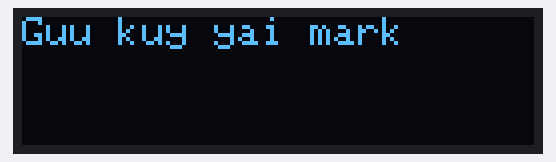
The sketch below on a simulated Arduino Uno, built with avr-gcc and run on an emulated ATmega328P. Parts: 128×32 one-colour display.

Above: at 0.1 s.

The sketch:

Math.Programing.ino
```cpp
#include <Adafruit_GFX.h>
#include <Adafruit_SSD1306.h>
#include <SPI.h>
#include <Wire.h>

Adafruit_SSD1306 oled = Adafruit_SSD1306(128, 32, &Wire);    //ประกาศสร้าง oject ที่ใช้ลองรับชื่อของอุปกรณ์

String var1[] = {"A","B","C","D","E","F","G","H","I","J","K","L","M","N","O","P","Q","R","S","T","U","V","W","X","Y","Z"};   //ประกาศอาเรย์ตัวหนังสืออยู่ตรงนี้

void setup()
{
  pinMode(2, INPUT_PULLUP);
  oled.begin(0x3C); // Address 0x3C for 128x32
  Serial.begin(9600);
}
int i = 0;
void loop()
{
  oled.clearDisplay();      //ล้างหน้าจอแสดงผล
  oled.setCursor(0, 0);        //กำหนดตำตำแหน่ง curcor (แกน x, แกน y)
  oled.setTextColor(SSD1306_WHITE);         //กำหนดสีของตัวหนังสือ  (มีแค่สีขาว)
  oled.setTextSize(1);                          //กำหนดขนาดของตัวหนังสือ(มีตั้งแต่1-3)
  oled.println("Guu kuy yai mark");        //แสดงคำบนหน้าจอ
  oled.display();           //แสดงการทำงานทั้งหมด
  delay(10);            //หน่วงเวลา
}
```
